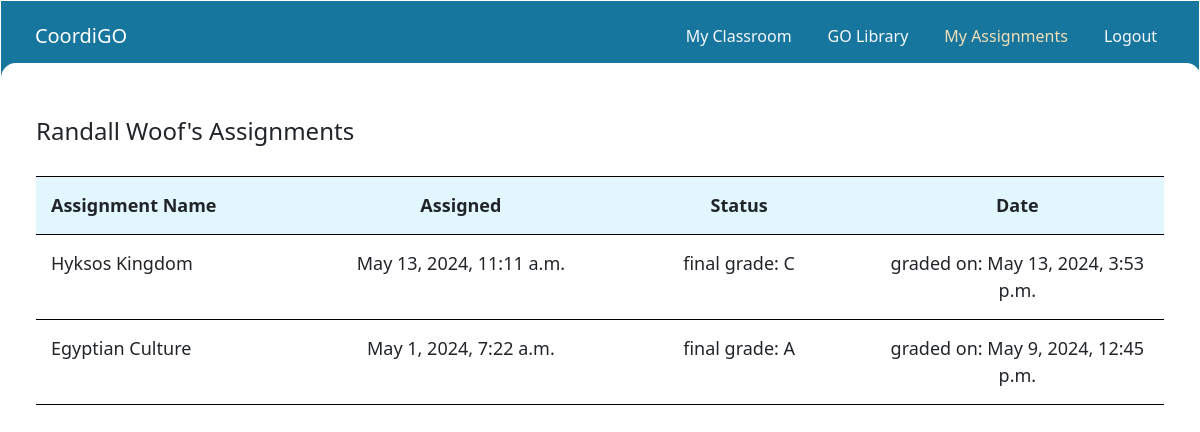
Before: /assignments_custom/2 (signed in) with the older database file.
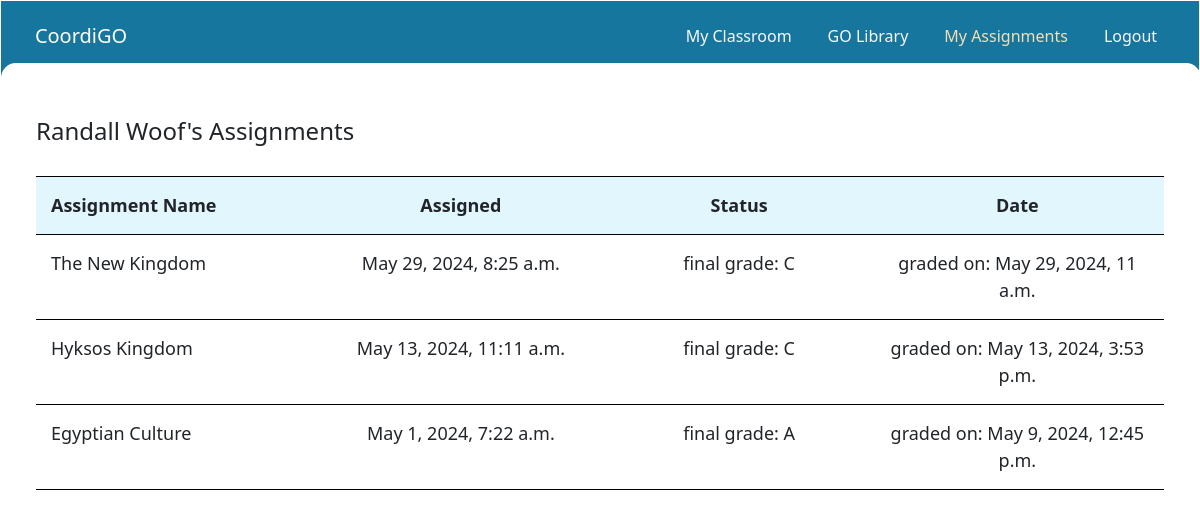
After: the same page with the newer database file.
### coordi/models.py (models this page shows, shortened)
class Assignments(models.Model):
    student_id = models.ForeignKey(User, on_delete=models.CASCADE, default="")
    go_id = models.ForeignKey(CustomGO, on_delete=models.CASCADE, default="")
    assigned = models.DateTimeField(blank=True, null=True, verbose_name='assigned')
    completed = models.DateTimeField(blank=True, null=True, verbose_name='completed')
    graded = models.DateTimeField(blank=True, null=True, verbose_name='graded')
    grade = models.CharField(max_length=1, default="", null=True, blank=True)

class CustomGO(models.Model):
    type = models.CharField(choices=GO_Types, max_length=64, default="")
    name = models.CharField(max_length=64, default="")
    instruction = models.CharField(max_length=320, default="")
    numRows = models.IntegerField(blank=True, null=True)
    col1Title = models.CharField(max_length=64, default="")
    col2Title = models.CharField(max_length=64, default="")
    def __str__(self):
        return f"{self.name}"

### coordi/views.py (the view)
# urls.py: path("assignments_custom/<int:id>", views.assignments_custom, name="assignments_custom"),
@login_required
def assignments_custom(request, id):
    student = User.objects.get(pk = id)
    assignments = Assignments.objects.filter(student_id = student).order_by('-assigned')
    return render(request, "coordi/assignmentsCustom.html", {
        "assignments" : assignments,
        "student" : student
    })

### coordi/templates/coordi/assignmentsCustom.html (shortened to what this page needs)
{% extends "coordi/layout.html" %}
{% block nav %}
    {% include "coordi/navTeacher.html" %}
{% endblock %}
{% block body %}
    <h1>{{student.first_name}} {{student.last_name}}'s Assignments</h1>
    <div class="grid-table-wrapper">
        <div class="grid-row-wrapper">
            <p>Assignment Name</p>
            <p>Assigned</p>
            <p>Status</p>
            <p>Date</p>
        </div>
        {% for assignment in assignments %}
            <div class="grid-row-wrapper">
                <p>{{assignment.go_id}}</p>
                <p>{{assignment.assigned}}</p>
                {% if assignment.graded %}
                    <p> final grade: {{assignment.grade}}</p>
                    <p> graded on: {{assignment.graded}}</p>
                {% endif %}
            </div>
        {% endfor %}
    </div>
{% endblock %}

Changed rows visible on the page:
added Assignments: go_id "The New Kingdom", assigned "May 29, 2024, 8:25 a.m.", grade "C", graded "May 29, 2024, 11 a.m."
